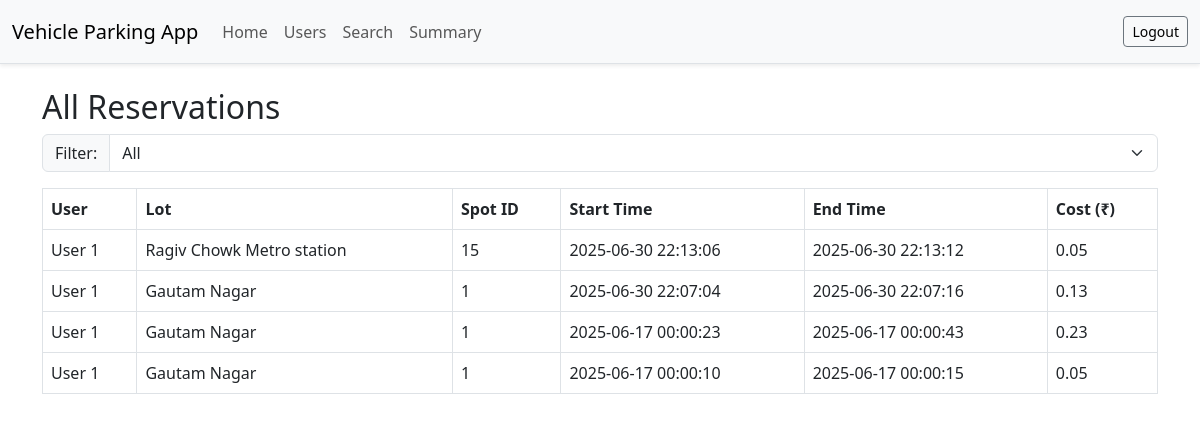
The app's page /admin/reservations (signed in), older data.
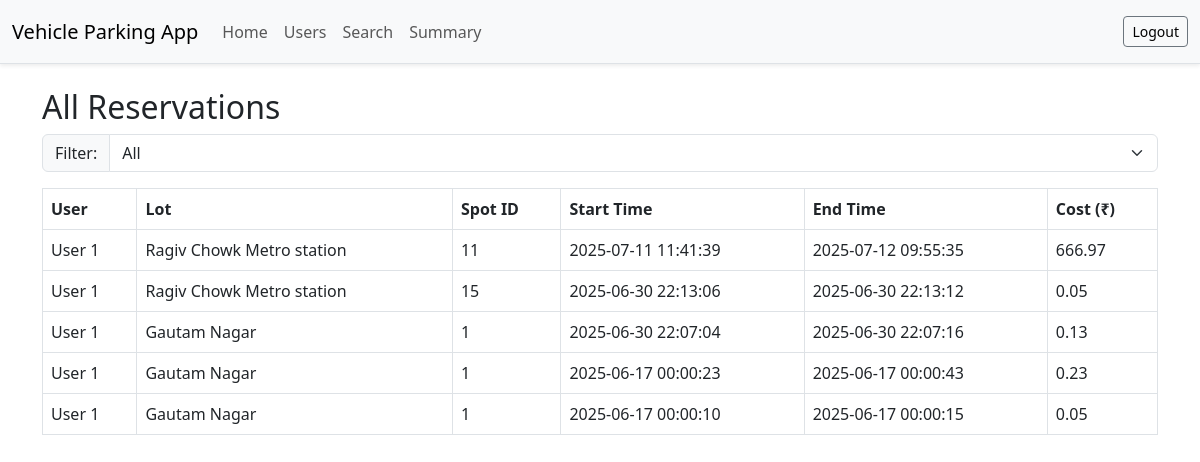
The same page, newer data.
### models.py (models this page shows)
class Reservation(db.Model):
    id = db.Column(db.Integer, primary_key=True)
    user_id = db.Column(db.Integer, db.ForeignKey('user.id'), nullable=False)
    spot_id = db.Column(db.Integer, db.ForeignKey('parking_spot.id'), nullable=False)
    parking_time = db.Column(db.DateTime, nullable=True)
    release_time = db.Column(db.DateTime, nullable=True)
    cost = db.Column(db.Float, nullable=True)

class User(db.Model):
    id = db.Column(db.Integer, primary_key=True)
    is_admin = db.Column(db.Boolean, default=False)
    name = db.Column(db.String(100), nullable=False)
    email = db.Column(db.String(100), unique=True, nullable=False)
    password_hash = db.Column(db.String(200), nullable=False)
    address=db.Column(db.String(200),nullable=False)
    pincode=db.Column(db.Integer,nullable=False)
    reservations = db.relationship('Reservation', backref='user', lazy=True)

class ParkingLot(db.Model):
    id = db.Column(db.Integer, primary_key=True)
    name = db.Column(db.String(100), nullable=False)
    address = db.Column(db.String(200), nullable=False)
    pin_code = db.Column(db.String(10), nullable=False)
    price = db.Column(db.Float, nullable=False)
    max_spots = db.Column(db.Integer, nullable=False)
    spots = db.relationship('ParkingSpot', backref='lot', lazy=True)

class ParkingSpot(db.Model):
    id = db.Column(db.Integer, primary_key=True)
    lot_id = db.Column(db.Integer, db.ForeignKey('parking_lot.id'), nullable=False)
    status = db.Column(db.String(1), nullable=False, default='A')  # A = Available, O = Occupied
    reservations = db.relationship('Reservation', backref='spot', lazy=True)

### app.py (the view)
@app.route('/admin/reservations')
def admin_reservations():
    if session.get('user') != 'admin':
        return redirect(url_for('login'))
    filter_status = request.args.get('status', 'all')
    if filter_status == 'active':
        reservations = Reservation.query.filter_by(release_time=None).order_by(Reservation.parking_time.desc()).all()
    elif filter_status == 'completed':
        reservations = Reservation.query.filter(Reservation.release_time.isnot(None)).order_by(Reservation.parking_time.desc()).all()
    else:
        reservations = Reservation.query.order_by(Reservation.parking_time.desc()).all()
    return render_template('admin_reservations.html', reservations=reservations, filter_status=filter_status)

### templates/admin_reservations.html (shortened to what this page needs)
{% extends "base.html" %}
{% block content %}
<h2>All Reservations</h2>
<form method="GET" class="mb-3">
    <div class="input-group">
        <label class="input-group-text" for="filter">Filter:</label>
        <select name="status" id="filter" class="form-select" onchange="this.form.submit()">
            <option value="all" {% if filter_status == 'all' %}selected{% endif %}>All</option>
        </select>
    </div>
</form>
<table class="table table-bordered">
    <thead>
        <tr>
            <th>User</th>
            <th>Lot</th>
            <th>Spot ID</th>
            <th>Start Time</th>
            <th>End Time</th>
            <th>Cost (₹)</th>
        </tr>
    </thead>
    <tbody>
        {% for res in reservations %}
        <tr>
            <td>{{ res.user.name }}</td>
            <td>{{ res.spot.lot.name }}</td>
            <td>{{ res.spot.id }}</td>
            <td>{{ res.parking_time.strftime('%Y-%m-%d %H:%M:%S') }}</td>
            <td>
                {% if res.release_time %}
                    {{ res.release_time.strftime('%Y-%m-%d %H:%M:%S') }}
                {% else %}
                    <span class="text-warning">Active</span>
                {% endif %}
            </td>
            <td>{{ res.cost if res.cost else '-' }}</td>
        </tr>
        {% endfor %}
    </tbody>
</table>
{% endblock %}

### templates/base.html (shortened to what this page needs)
<!DOCTYPE html>
<html lang="en">
<head>
    {% if page == 'login' %}
        <link rel="stylesheet" href="{{ url_for('static', filename='css/login.css') }}">
    {% elif page == 'register' %}
        <link rel="stylesheet" href="{{ url_for('static', filename='css/register.css') }}">
    {% else %}
        <link rel="stylesheet" href="{{ url_for('static', filename='css/styles.css') }}">
    {% endif %}
    <link href="https://cdn.jsdelivr.net/npm/bootstrap@5.3.0/dist/css/bootstrap.min.css" rel="stylesheet">
</head>
<body id="{{ page }}">
{% if page != 'login' and page != 'register' %}
<nav class="navbar navbar-expand-lg bg-body-tertiary mb-4 border-bottom shadow-sm">
  <div class="container-fluid">
    <a class="navbar-brand" href="#">Vehicle Parking App</a>
    <div class="collapse navbar-collapse" id="navbarText">
      <ul class="navbar-nav me-auto mb-2 mb-lg-0">
        {% if session.get('user') == 'admin' %}
          <li class="nav-item">
            <a class="nav-link" href="{{ url_for('admin_dashboard') }}">Home</a>
          </li>
          <li class="nav-item">
            <a class="nav-link" href="{{ url_for('admin_users') }}">Users</a>
          </li>
          <li class="nav-item">
            <a class="nav-link" href="{{ url_for('admin_search') }}">Search</a>
          </li>
          <li class="nav-item">
            <a class="nav-link" href="{{ url_for('admin_summary') }}">Summary</a>
          </li>
        {% elif session.get('user') %}
          <li class="nav-item">
            <a class="nav-link" href="{{ url_for('user_dashboard') }}">Home</a>
          </li>
        {% endif %}
      </ul>
      <span class="navbar-text">
        {% if session.get('user') %}
          <a href="{{ url_for('logout') }}" class="btn btn-outline-secondary btn-sm">Logout</a>
        {% else %}
          <a class="btn btn-outline-primary btn-sm me-2" href="{{ url_for('login') }}">Login</a>
          <a class="btn btn-outline-success btn-sm" href="{{ url_for('register') }}">Register</a>
        {% endif %}
      </span>
    </div>
  </div>
</nav>
{% endif %}
<div class="container">
    {% block content %}{% endblock %}
</div>
</body>
</html>

### static/css/styles.css (style rules this page uses)
body { background-color: #f8f9fa; }
h2 { margin-bottom: 20px; }

Row changes from the older to the newer data that the page shows:
added Reservation: user.name "User 1", spot.lot.name "Ragiv Chowk Metro station", spot.id "11", parking_time "2025-07-11 11:41:39", release_time "2025-07-12 09:55:35", cost "666.97"
